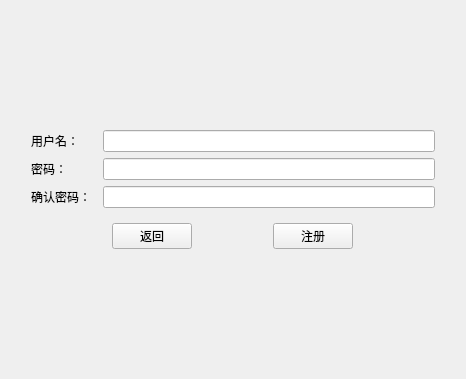
<?xml version="1.0" encoding="UTF-8"?>
<ui version="4.0">
 <class>Form</class>
 <widget class="QWidget" name="Form">
  <property name="geometry">
   <rect>
    <x>0</x>
    <y>0</y>
    <width>466</width>
    <height>379</height>
   </rect>
  </property>
  <property name="windowTitle">
   <string>注册</string>
  </property>
  <layout class="QVBoxLayout" name="verticalLayout_2">
   <item>
    <layout class="QVBoxLayout" name="verticalLayout">
     <property name="leftMargin">
      <number>20</number>
     </property>
     <property name="rightMargin">
      <number>20</number>
     </property>
     <item>
      <layout class="QHBoxLayout" name="horizontalLayout" stretch="1,5">
       <item>
        <widget class="QLabel" name="label">
         <property name="text">
          <string>用户名：</string>
         </property>
        </widget>
       </item>
       <item>
        <widget class="QLineEdit" name="username_label"/>
       </item>
      </layout>
     </item>
     <item>
      <layout class="QHBoxLayout" name="horizontalLayout_2" stretch="1,5">
       <item>
        <widget class="QLabel" name="label_2">
         <property name="text">
          <string>密码：</string>
         </property>
        </widget>
       </item>
       <item>
        <widget class="QLineEdit" name="password_label">
         <property name="echoMode">
          <enum>QLineEdit::Password</enum>
         </property>
        </widget>
       </item>
      </layout>
     </item>
     <item>
      <layout class="QHBoxLayout" name="horizontalLayout_3" stretch="1,5">
       <item>
        <widget class="QLabel" name="label_3">
         <property name="text">
          <string>确认密码：</string>
         </property>
        </widget>
       </item>
       <item>
        <widget class="QLineEdit" name="confirm_label">
         <property name="echoMode">
          <enum>QLineEdit::Password</enum>
         </property>
        </widget>
       </item>
      </layout>
     </item>
     <item>
      <layout class="QHBoxLayout" name="horizontalLayout_4">
       <property name="spacing">
        <number>0</number>
       </property>
       <property name="topMargin">
        <number>9</number>
       </property>
       <item>
        <widget class="QPushButton" name="back_btn">
         <property name="sizePolicy">
          <sizepolicy hsizetype="Fixed" vsizetype="Fixed">
           <horstretch>0</horstretch>
           <verstretch>0</verstretch>
          </sizepolicy>
         </property>
         <property name="text">
          <string>返回</string>
         </property>
        </widget>
       </item>
       <item>
        <widget class="QPushButton" name="register_btn">
         <property name="sizePolicy">
          <sizepolicy hsizetype="Fixed" vsizetype="Fixed">
           <horstretch>0</horstretch>
           <verstretch>0</verstretch>
          </sizepolicy>
         </property>
         <property name="text">
          <string>注册</string>
         </property>
        </widget>
       </item>
      </layout>
     </item>
    </layout>
   </item>
  </layout>
 </widget>
 <resources/>
 <connections/>
</ui>
